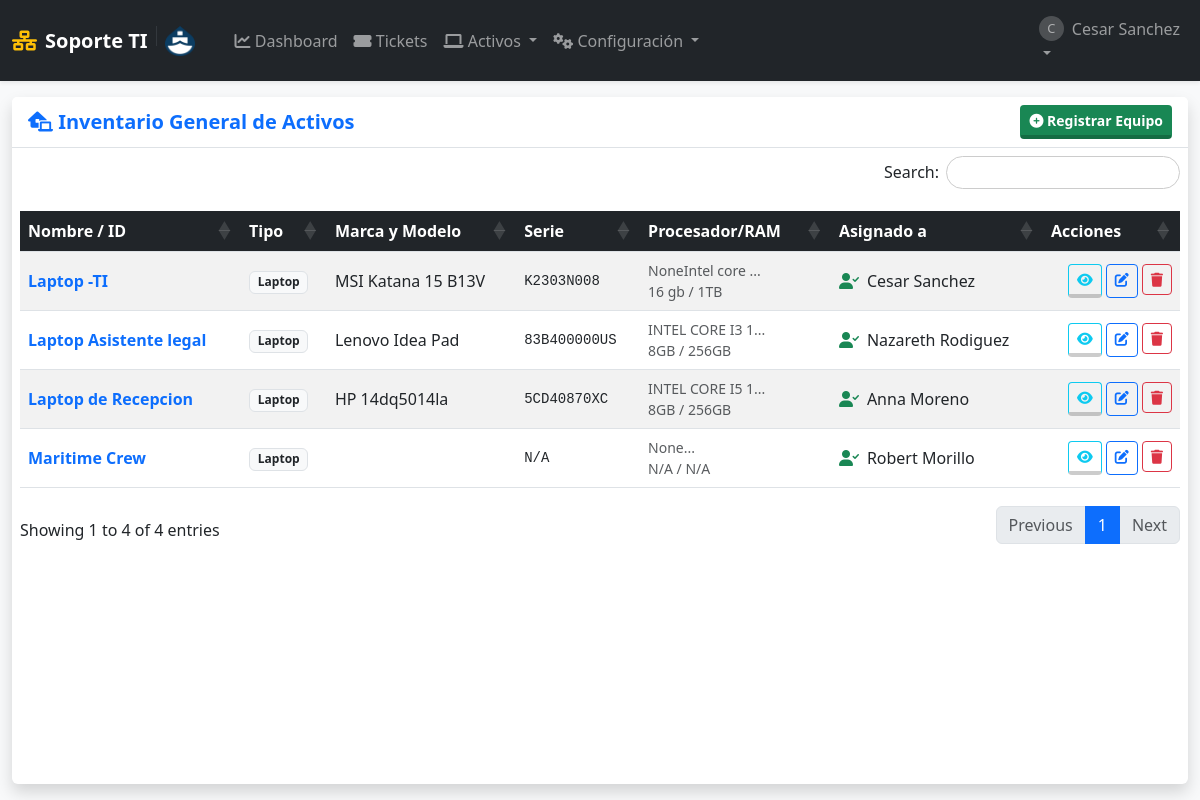
Page /equipos (signed in) on the earlier database version.
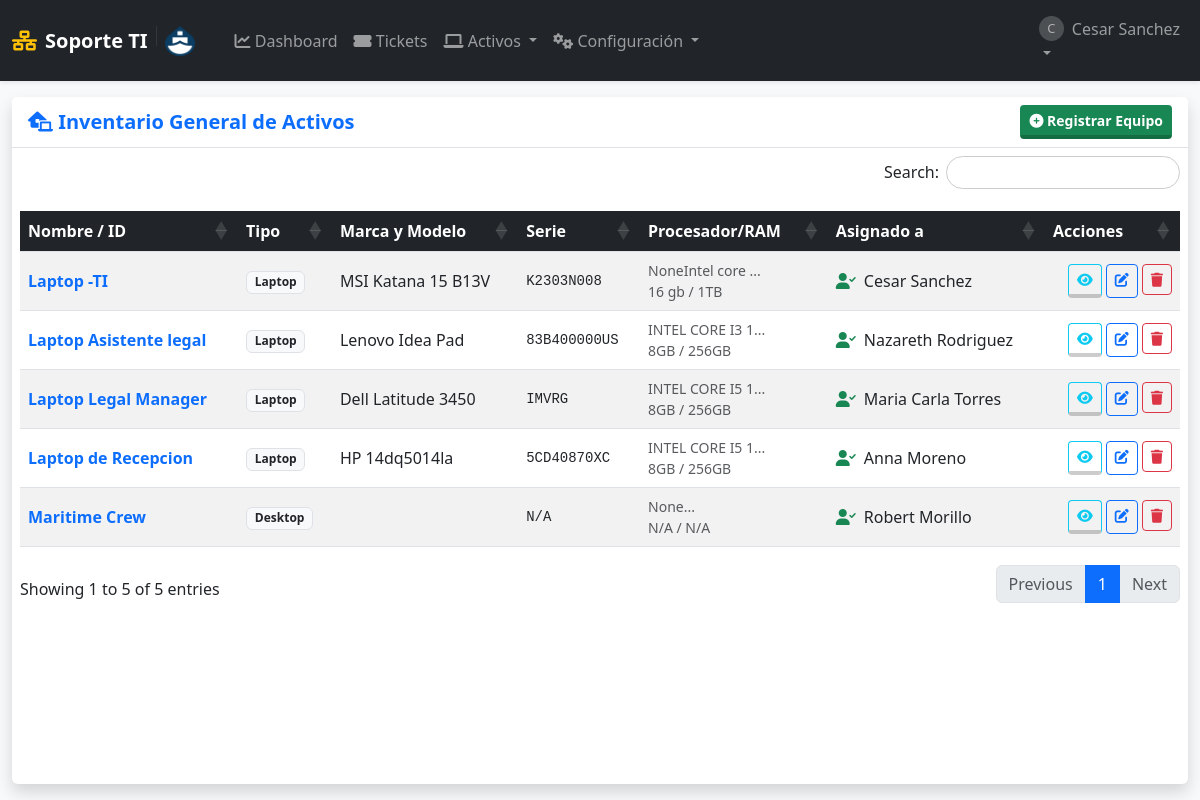
Same page on the later database version.
### tables this page shows
CREATE TABLE equipos (
            id INTEGER PRIMARY KEY AUTOINCREMENT,
            nombre_equipo TEXT UNIQUE NOT NULL,
            tipo TEXT,
            marca_modelo TEXT,
            numero_serie TEXT UNIQUE,
            fecha_adquisicion DATE,
            usuario_asignado_id INTEGER,
            notas TEXT, procesador TEXT, memoria_ram TEXT, tipo_ram TEXT, disco_duro TEXT, tipo_disco TEXT, fecha_compra DATE, color TEXT,
            FOREIGN KEY (usuario_asignado_id) REFERENCES usuarios (id) ON DELETE SET NULL
        );

CREATE TABLE usuarios (
            id INTEGER PRIMARY KEY AUTOINCREMENT,
            username TEXT UNIQUE NOT NULL,
            email TEXT UNIQUE,
            password_hash TEXT NOT NULL,
            role TEXT NOT NULL DEFAULT 'user' CHECK(role IN ('admin', 'user', 'tecnico')),
            departamento TEXT,
            fecha_creacion TIMESTAMP DEFAULT CURRENT_TIMESTAMP
        );

### app.py (the view)
@app.route('/equipos')
@login_required
def lista_equipos():
    equipos = get_db().execute("""
        SELECT e.*, u.username as usuario_asignado
        FROM equipos e
        LEFT JOIN usuarios u ON e.usuario_asignado_id = u.id
        ORDER BY e.nombre_equipo
    """).fetchall()
    tipos = get_db().execute("SELECT DISTINCT tipo FROM equipos WHERE tipo IS NOT NULL").fetchall()
    return render_template('lista_equipos.html', equipos=equipos, tipos=tipos)

### app.py (called while the page is built)
def get_db():
    if 'db' not in g:
        g.db = sqlite3.connect(app.config['DB_FILE'])
        g.db.row_factory = sqlite3.Row
        g.db.execute("PRAGMA foreign_keys = ON")
    return g.db

def login_required(f):
    @wraps(f)
    def decorated_function(*args, **kwargs):
        if 'user_id' not in session:
            flash('Por favor, inicia sesión.', 'warning')
            return redirect(url_for('login'))
        return f(*args, **kwargs)
    return decorated_function

### templates/lista_equipos.html
{% extends "layout.html" %}
{% block content %}
<div class="card shadow h-100 border-0">
    <div class="card-header bg-white py-2 border-bottom d-flex justify-content-between align-items-center">
        <h5 class="mb-0 text-primary fw-bold"><i class="fas fa-laptop-house"></i> Inventario General de Activos</h5>
        <div class="d-flex gap-2">
            {% if session['role'] == 'admin' %}
            <a href="{{ url_for('gestion_equipo') }}" class="btn btn-success btn-sm">
                <i class="fas fa-plus-circle"></i> Registrar Equipo
            </a>
            {% endif %}
        </div>
    </div>
    <div class="card-body p-2">
        <table class="table table-striped table-hover tabla-enterprise w-100 align-middle">
            <thead>
                <tr>
                    <th>Nombre / ID</th>
                    <th>Tipo</th>
                    <th>Marca y Modelo</th>
                    <th>Serie</th>
                    <th>Procesador/RAM</th>
                    <th>Asignado a</th>
                    <th>Acciones</th>
                </tr>
            </thead>
            <tbody>
                {% for equipo in equipos %}
                <tr>
                    <td class="fw-bold text-primary">{{ equipo.nombre_equipo }}</td>
                    <td><span class="badge bg-light text-dark border">{{ equipo.tipo }}</span></td>
                    <td>{{ equipo.marca_modelo }}</td>
                    <td class="small font-monospace">{{ equipo.numero_serie or 'N/A' }}</td>
                    <td class="small text-muted">
                        {% if equipo.procesador %}{{ equipo.procesador[:15] }}...<br>{% endif %}
                        {% if equipo.memoria_ram %}{{ equipo.memoria_ram }} / {{ equipo.disco_duro }}{% endif %}
                    </td>
                    <td>
                        {% if equipo.usuario_asignado %}
                            <div class="d-flex align-items-center">
                                <i class="fas fa-user-check text-success me-2"></i>
                                {{ equipo.usuario_asignado }}
                            </div>
                        {% else %}
                            <span class="badge bg-secondary">En Stock</span>
                        {% endif %}
                    </td>
                    <td class="text-end">
                        <div class="d-flex gap-1 justify-content-end">
                            <a href="{{ url_for('ver_equipo', equipo_id=equipo.id) }}" class="btn btn-outline-info btn-sm" title="Ver Ficha Técnica">
                                <i class="fas fa-eye"></i>
                            </a>
                            {% if session['role'] == 'admin' %}
                            <a href="{{ url_for('gestion_equipo', equipo_id=equipo.id) }}" class="btn btn-outline-primary btn-sm" title="Editar">
                                <i class="fas fa-edit"></i>
                            </a>
                            <form action="{{ url_for('eliminar_equipo', equipo_id=equipo.id) }}" method="POST" onsubmit="return confirm('¿Eliminar este equipo? Se borrará su historial.');">
                                <button class="btn btn-outline-danger btn-sm" title="Eliminar"><i class="fas fa-trash"></i></button>
                            </form>
                            {% endif %}
                        </div>
                    </td>
                </tr>
                {% endfor %}
            </tbody>
        </table>
    </div>
</div>
{% endblock %}

Differences in the rows shown:
changed equipos "Laptop Asistente legal": usuario_asignado "Nazareth Rodiguez" → "Nazareth Rodriguez"
added equipos: nombre_equipo "Laptop Legal Manager", tipo "Laptop", marca_modelo "Dell Latitude 3450", numero_serie "IMVRG", procesador "INTEL CORE I5 1", memoria_ram "8GB", disco_duro "256GB", usuario_asignado "Maria Carla Torres"
changed equipos "Maritime Crew": tipo "Laptop" → "Desktop"
Other differences:
text written by a page script: "Search: Showing 1 to 4 of 4 entries Previous 1 Next" → "Search: Showing 1 to 5 of 5 entries Previous 1 Next"
